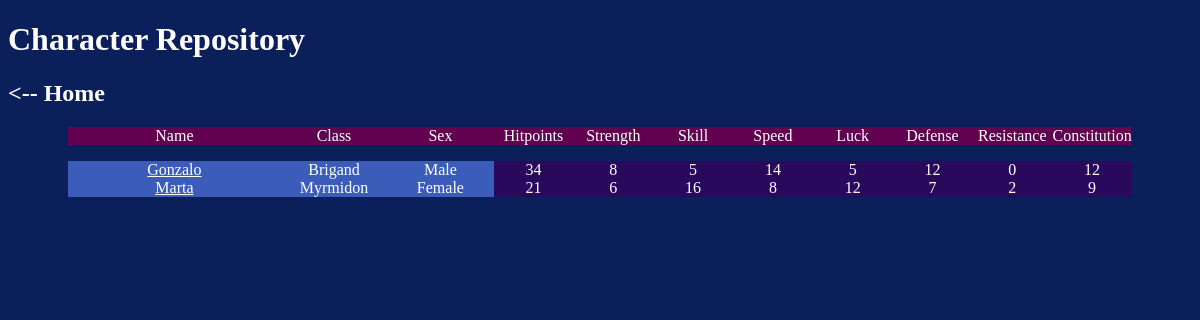
The app's page /characters/ with its own data.
### uploadChar/models.py (models this page shows)
class Character(models.Model):
    id = models.BigAutoField(primary_key=True)
    charName = models.CharField(max_length=100)
    charClass = models.CharField(max_length=100, default="Sin Rol")
    charSex = models.CharField(max_length=100)
    charHp = models.IntegerField(default=1)
    charStr = models.IntegerField(default=0)
    charSkl = models.IntegerField(default=0)
    charSpd = models.IntegerField(default=0)
    charLk = models.IntegerField(default=0)
    charDef = models.IntegerField(default=0)
    charRes = models.IntegerField(default=0)
    charCon = models.IntegerField(default=1)
    charHpGrowth = models.IntegerField(default=0)
    charStrGrowth = models.IntegerField(default=0)
    charSklGrowth = models.IntegerField(default=0)
    charSpdGrowth = models.IntegerField(default=0)
    charLkGrowth = models.IntegerField(default=0)
    charDefGrowth = models.IntegerField(default=0)
    charResGrowth = models.IntegerField(default=0)
    def __str__(self):
        return self.charName

### uploadChar/views.py (the view)
# urls.py: path('characters/', views.charPage, name='characters'),
def charPage(request):
    allChars = Character.objects.all()
    print(allChars)
    return render(request, 'characters.html', {'char':allChars})

### uploadChar/templates/characters.html (shortened to what this page needs)
{% extends "base.html" %}
{% load static %}
{% block style %}
<link rel="stylesheet" href="{% static 'characters.css' %}">
{% endblock %}
{% block content %}
<h1> Character Repository </h1>
<h2>  <a id="goHome" href="{% url 'uploadChar:home' %}"> <-- Home </a> </h2>
    <div class="tableTitle">
        <div> Name</div>
        <div> Class</div>
        <div> Sex</div>
        <div> Hitpoints</div>
        <div> Strength</div>
        <div> Skill</div>
        <div> Speed</div>
        <div> Luck</div>
        <div> Defense</div>
        <div> Resistance</div>
        <div> Constitution</div>
    </div>
    {% for item in char %}
    <div class="character">
        <div class="item"> <a href="{% url 'uploadChar:edit' item.id %}"> {{item.charName}} </a> </div>
        <div class="item"> {{item.charClass}} </div>
        <div class="item"> {{item.charSex}} </div>
        <div class="item stat"> {{item.charHp}} </div>
        <div class="item stat"> {{item.charStr}} </div>
        <div class="item stat"> {{item.charSkl}} </div>
        <div class="item stat"> {{item.charSpd}} </div>
        <div class="item stat"> {{item.charLk}} </div>
        <div class="item stat"> {{item.charDef}} </div>
        <div class="item stat"> {{item.charRes}} </div>
        <div class="item stat"> {{item.charCon}} </div>
    </div>
    {% endfor %}
{%  endblock %}

### uploadChar/templates/base.html (shortened to what this page needs)
{% load static %}
<!DOCTYPE html>
<html lang="en">
<head>
    {% block style %}{% endblock %}
</head>
<body>
    <div id="content">
        {% block content %}
        {% endblock %}
    </div>
</body>
</html>

### uploadChar/static/characters.css (style rules this page uses)
body { background-color: #0B1F5B; color: white; }
a { text-decoration: underline; color: white }
#goHome { text-decoration: none; color: white }
.tableTitle { background-color: #61004F; display: grid; margin: 2vh 5vw; grid-template-columns: 20% 10% 10% 1fr 1fr 1fr 1fr 1fr 1fr 1fr 1fr; text-align: center; }
.character { display: grid; margin: 0px 5vw; grid-template-columns: 20% 10% 10% 1fr 1fr 1fr 1fr 1fr 1fr 1fr 1fr; }
.character .item { text-align: center; background-color: #3C5CBA; }
.character .item.stat { text-align: center; background-color: #29095C; }

### records on screen
Character: charName "Gonzalo", charClass "Brigand", charSex "Male", charHp "34", charStr "8", charSkl "5", charSpd "14", charLk "5", charDef "12", charRes "0", charCon "12"
Character: charName "Marta", charClass "Myrmidon", charSex "Female", charHp "21", charStr "6", charSkl "16", charSpd "8", charLk "12", charDef "7", charRes "2", charCon "9"
